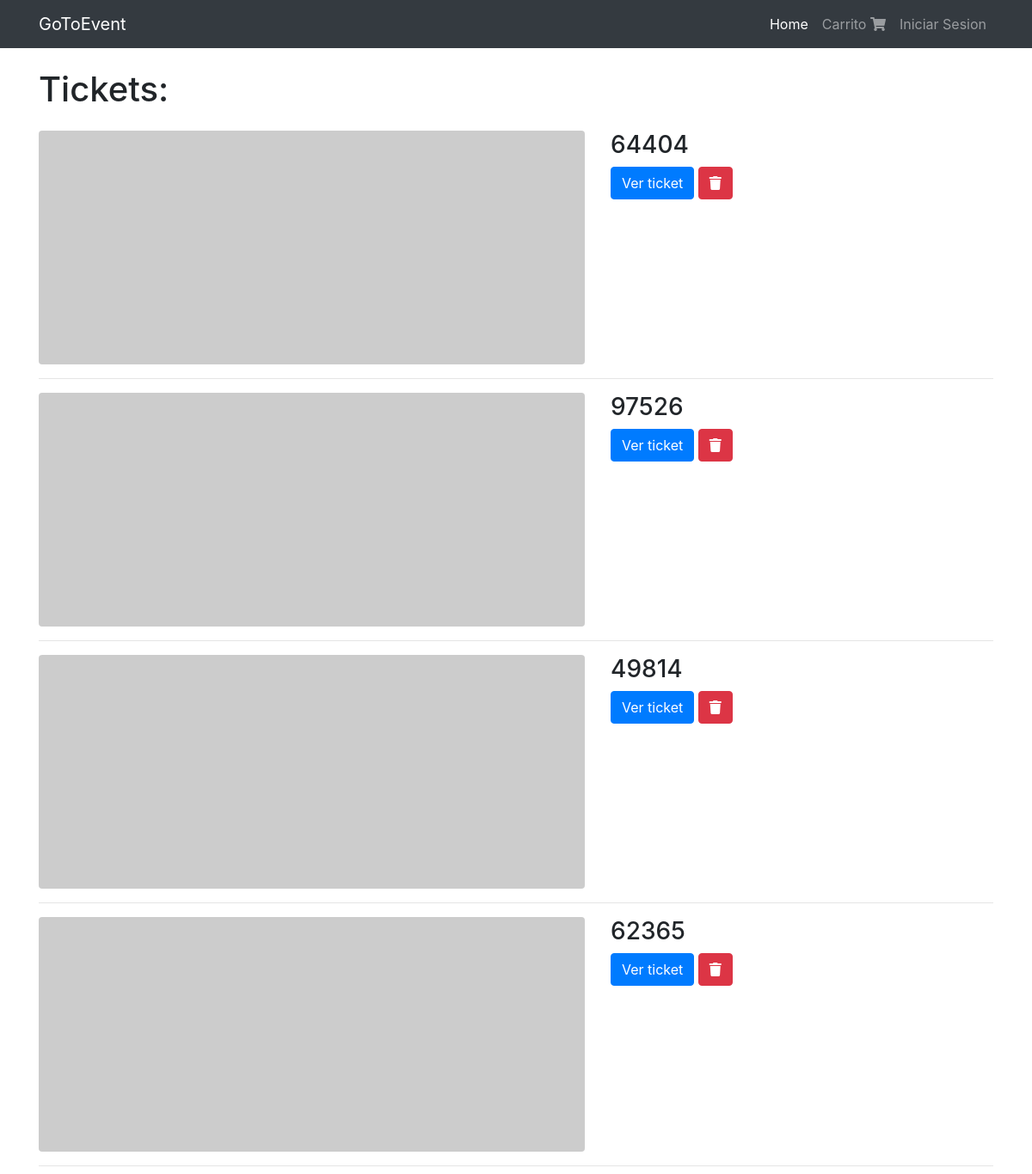
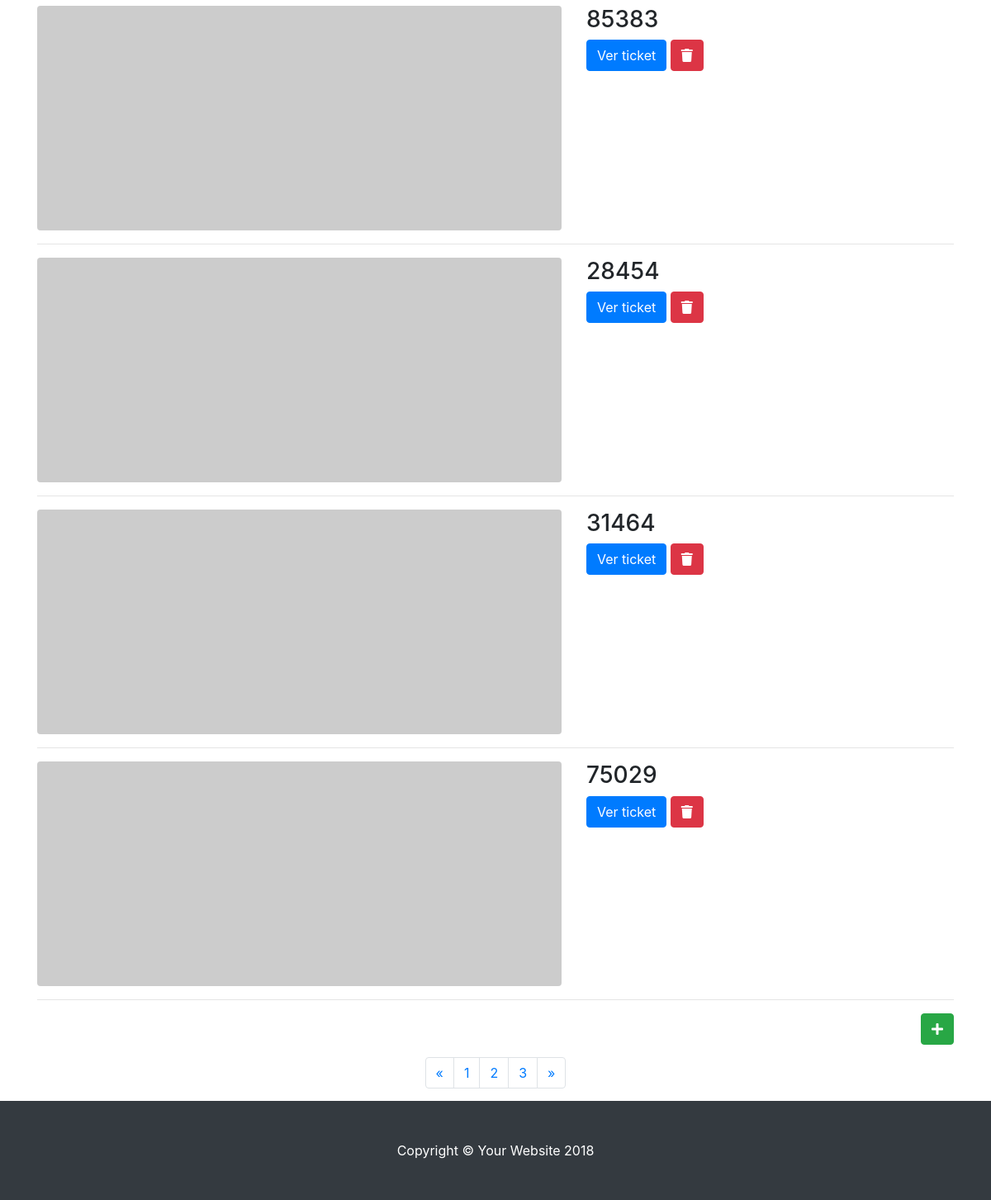
Page /GoToEvent/Ticket/readAll on the committed database (2 pictures, top to bottom).
### tables this page shows
CREATE TABLE `tickets` (
  `id_ticket` int(11) NOT NULL,
  `numberr` int(11) NOT NULL,
  `qr` varchar(15) NOT NULL
);

### GoToEvent/controllers/ticketcontroller.php (called while the page is built, shortened)
<?php
class TicketController
{
	protected $dao;
	function __construct()
	{
		$this->dao = Dao::getInstance();
	}
	public function readAll()
	{
		$list = $this->dao->readAll();
		require(ROOT . VIEWS . 'viewtickets.php');
	}
}

### GoToEvent/index.php (called while the page is built, shortened)
<?php
	require_once "config/Autoload.php";
    require_once "daos/daodb/Singleton.php";
    require_once "daos/daoList/Singleton.php";
    Router::direccionar(new Request());
?>

### GoToEvent/config/Autoload.php (called while the page is built, shortened)
<?php namespace config;
class Autoload
{
    public static function Start()
    {
        spl_autoload_register(function ($instancia) {
        	$instancia = strtolower($instancia);
            $ruta = ROOT . str_replace("\\", "/", $instancia) . ".php";
        });
    }
}

### GoToEvent/daos/daodb/Singleton.php (called while the page is built)
<?php namespace daos\daodb;
class Singleton
{
	private static $instance=array();
	public static function getInstance()
	{
		$miclase=get_called_class();
		if(!isset(self::$instance[$miclase]))
			{
				self::$instance[$miclase]=new $miclase;
			}
		return self::$instance[$miclase];
	}
}
?>

### GoToEvent/daos/daodb/connection.php (called while the page is built, shortened)
<?php
class Connection {
     private $pdo = null;
     private static $instance = null;
     public function __construct()
     {
          try
          {
               $this->pdo = new \PDO("mysql:host=" . DB_HOST . ";dbname=" . DB_NAME, DB_USER, DB_PASS);
               $this->pdo->setAttribute(\PDO::ATTR_ERRMODE, \PDO::ERRMODE_EXCEPTION);
          }
          catch (Exception $ex)
          {
               throw $ex;
          }
     }
     public static function getInstance()
     {
         if(self::$instance == null)
            self::$instance = new Connection();
         return self::$instance;
     }
     public function execute($query, $parameters = array())
     {
          try
          {
               $this->pdoStatement = $this->pdo->prepare($query);
               $this->pdoStatement->execute();
               return $this->pdoStatement->fetchAll();
          }
          catch(Exception $ex)
          {
               throw $ex;
          }
     }
}

### GoToEvent/daos/daodb/ticketdao.php (called while the page is built, shortened)
<?php
class TicketDao extends Singleton implements \interfaces\Crud
{
	public function readAll()
    {
        $sql = "SELECT * FROM tickets";
        try
        {
            $this->connection = Connection::getInstance();
            $resultSet = $this->connection->execute($sql);
        }
        catch(PDOException $e)
        {
			echo $e;
		}
        if(!empty($resultSet))
            return $this->mapear($resultSet);
        else
            return false;
    }
   protected function mapear($value) {
		$value = is_array($value) ? $value : [];
		$resp = array_map(function($p){
		    return new M_Ticket( $p['numberr'], $p['qr'], $p['id_ticket']);
        }, $value);
            return count($resp) > 1 ? $resp : $resp['0'];
    }
}

### GoToEvent/models/Ticket.php (called while the page is built, shortened)
<?php
class Ticket
{
	private $number;
	function __construct($number='', $qr='', $id_ticket='')
	{
		$this->number = $number;
	}
	public function getNumber()
	{
		return $this->number;
	}
}
?>

### GoToEvent/views/viewtickets.php (the view, shortened to what this page needs)
<!DOCTYPE html>
<html lang="en">
  <head>
    <link href="../assets/vendor/bootstrap/css/bootstrap.min.css" rel="stylesheet">
    <link href="../assets/css/1-col-portfolio.css" rel="stylesheet">
    <link rel="stylesheet" href="https://use.fontawesome.com/releases/v5.4.1/css/all.css">
  </head>
  <body>
  <?php include VIEWS."header.php";?>
    <div class="container">
      <h1 class="my-4">Tickets:
      </h1>
      <?php if (!empty($list)){ foreach ($list as $key => $ticket){ ?>
      <div class="row">
        <div class="col-md-7">
          <a href="#">
            <img class="img-fluid rounded mb-3 mb-md-0" src="http://placehold.it/700x300" alt="">
          </a>
        </div>
        <div class="col-md-5">
          <h3><?php echo $ticket->getNumber(); ?></h3>
          <form action="<?php echo BASE; ?>Ticket/delete" method="post">
          <a class="btn btn-primary" href="#">Ver ticket</a>
          <button name="description" type="submit" class="btn btn-danger" value="<?php echo $ticket->getNumber();?>"><i class="fas fa-trash"></i> </button>
          </form>
        </div>
      </div>
      <hr>
      <?php } } else { echo '<p>' ."NO HAY TICKETS CARGADOS" .'</p>'; } ?>
      <div class="pagination justify-content-end">
      <button name="idEvent" type="submit" class="btn btn-success" title="agregar usuario"><i class="fas fa-plus"></i></button>
      </div>
      <ul class="pagination justify-content-center">
        <li class="page-item">
          <a class="page-link" href="#" aria-label="Previous">
            <span aria-hidden="true">&laquo;</span>
          </a>
        </li>
        <li class="page-item">
          <a class="page-link" href="#">1</a>
        </li>
        <li class="page-item">
          <a class="page-link" href="#">2</a>
        </li>
        <li class="page-item">
          <a class="page-link" href="#">3</a>
        </li>
        <li class="page-item">
          <a class="page-link" href="#" aria-label="Next">
            <span aria-hidden="true">&raquo;</span>
          </a>
        </li>
      </ul>
    </div>
    <footer class="py-5 bg-dark">
      <div class="container">
        <p class="m-0 text-center text-white">Copyright &copy; Your Website 2018</p>
      </div>
    </footer>
  </body>
</html>
</html>

### GoToEvent/assets/css/1-col-portfolio.css (style rules this page uses)
body { padding-top: 54px; }
@media (min-width: 992px) { body { padding-top: 56px; } }
.pagination { margin-bottom: 15px; }

### rows in the picture
tickets: numberr "64404"
tickets: numberr "97526"
tickets: numberr "49814"
tickets: numberr "62365"
tickets: numberr "85383"
tickets: numberr "28454"
tickets: numberr "31464"
tickets: numberr "75029"
